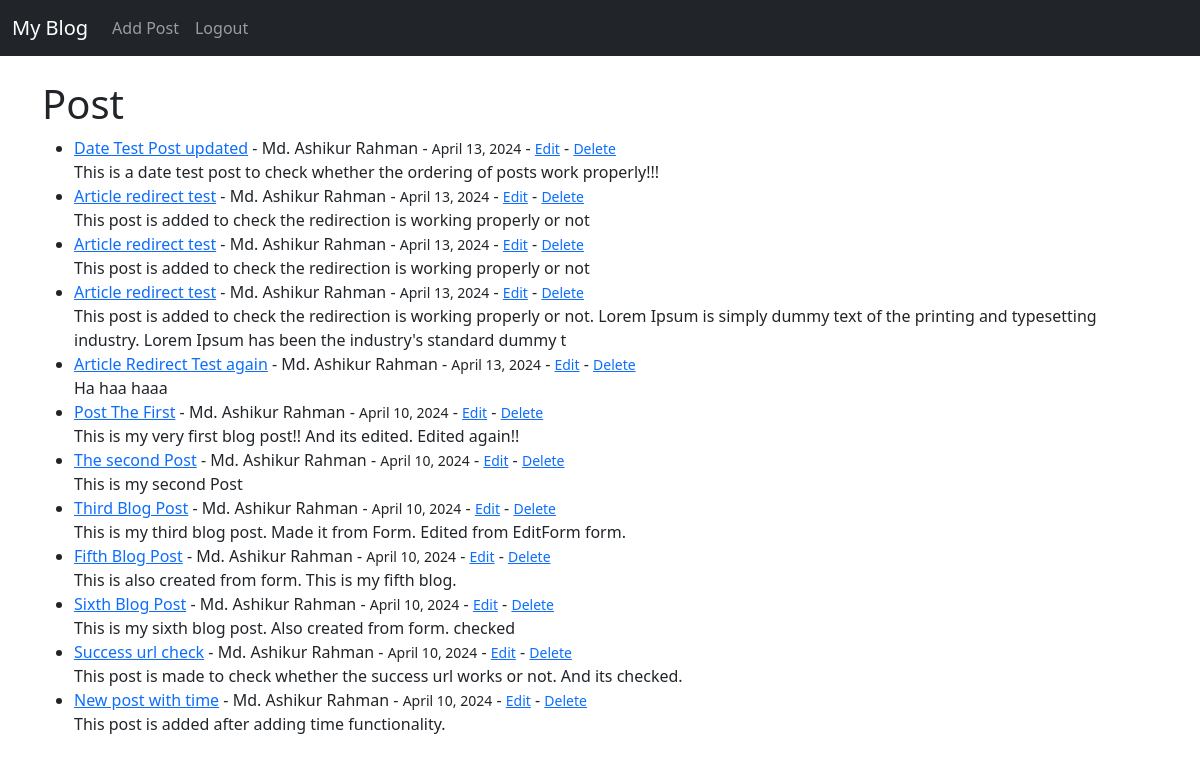
The app's page / (signed in) with its own data.
### theblog/models.py (models this page shows, shortened)
class Post(models.Model):
    title = models.CharField(max_length=255)
    title_tag = models.CharField(max_length=255)
    author = models.ForeignKey(User, on_delete=models.CASCADE)
    body = models.TextField()
    post_date = models.DateField(auto_now_add=True)

### theblog/views.py (the view)
# urls.py: path("", views.HomeView.as_view(), name="home"),
class HomeView(ListView):
    model = Post
    template_name = "home.html"
    ordering = ["-post_date"]

### theblog/templates/home.html (shortened to what this page needs)
{% extends 'base.html' %}
{% block content %}
<h1>Post</h1>
<ul>
    {% for post in object_list %}
    <li><a href="{% url 'article-detail' post.pk %}">{{post.title}}</a> - {{post.author.first_name}}
        {{post.author.last_name}}
        - <small>{{post.post_date}}</small>
        {% if user.is_authenticated %}
        - <small><a href="{% url 'update_post' post.pk %}">Edit</a></small>
        - <small><a href="{% url 'delete_post' post.pk %}">Delete</a></small>
        {% endif %}
        <br>
        {{post.body | slice:':200'}}
    </li>
    {% endfor %}
</ul>
{% endblock %}

### records on screen
Post: title "Date Test Post updated", author.first_name "Md. Ashikur", author.last_name "Rahman", post_date "April 13, 2024", body "This is a date test post to check whether the ordering of posts work properly!!!"
Post: title "Article redirect test", author.first_name "Md. Ashikur", author.last_name "Rahman", post_date "April 13, 2024", body "This post is added to check the redirection is working properly or not"
Post: title "Article redirect test", author.first_name "Md. Ashikur", author.last_name "Rahman", post_date "April 13, 2024", body "This post is added to check the redirection is working properly or not"
Post: title "Article redirect test", author.first_name "Md. Ashikur", author.last_name "Rahman", post_date "April 13, 2024", body "This post is added to check the redirection is working properly or not. Lorem Ipsum is simply dummy text of the printing and typesetting industry. Lorem Ipsum has been the industry's standard dummy t"
Post: title "Article Redirect Test again", author.first_name "Md. Ashikur", author.last_name "Rahman", post_date "April 13, 2024", body "Ha haa haaa"
Post: title "Post The First", author.first_name "Md. Ashikur", author.last_name "Rahman", post_date "April 10, 2024", body "This is my very first blog post!! And its edited. Edited again!!"
Post: title "The second Post", author.first_name "Md. Ashikur", author.last_name "Rahman", post_date "April 10, 2024", body "This is my second Post"
Post: title "Third Blog Post", author.first_name "Md. Ashikur", author.last_name "Rahman", post_date "April 10, 2024", body "This is my third blog post. Made it from Form. Edited from EditForm form."
Post: title "Fifth Blog Post", author.first_name "Md. Ashikur", author.last_name "Rahman", post_date "April 10, 2024", body "This is also created from form. This is my fifth blog."
Post: title "Sixth Blog Post", author.first_name "Md. Ashikur", author.last_name "Rahman", post_date "April 10, 2024", body "This is my sixth blog post. Also created from form. checked"
Post: title "Success url check", author.first_name "Md. Ashikur", author.last_name "Rahman", post_date "April 10, 2024", body "This post is made to check whether the success url works or not. And its checked."
Post: title "New post with time", author.first_name "Md. Ashikur", author.last_name "Rahman", post_date "April 10, 2024", body "This post is added after adding time functionality."
